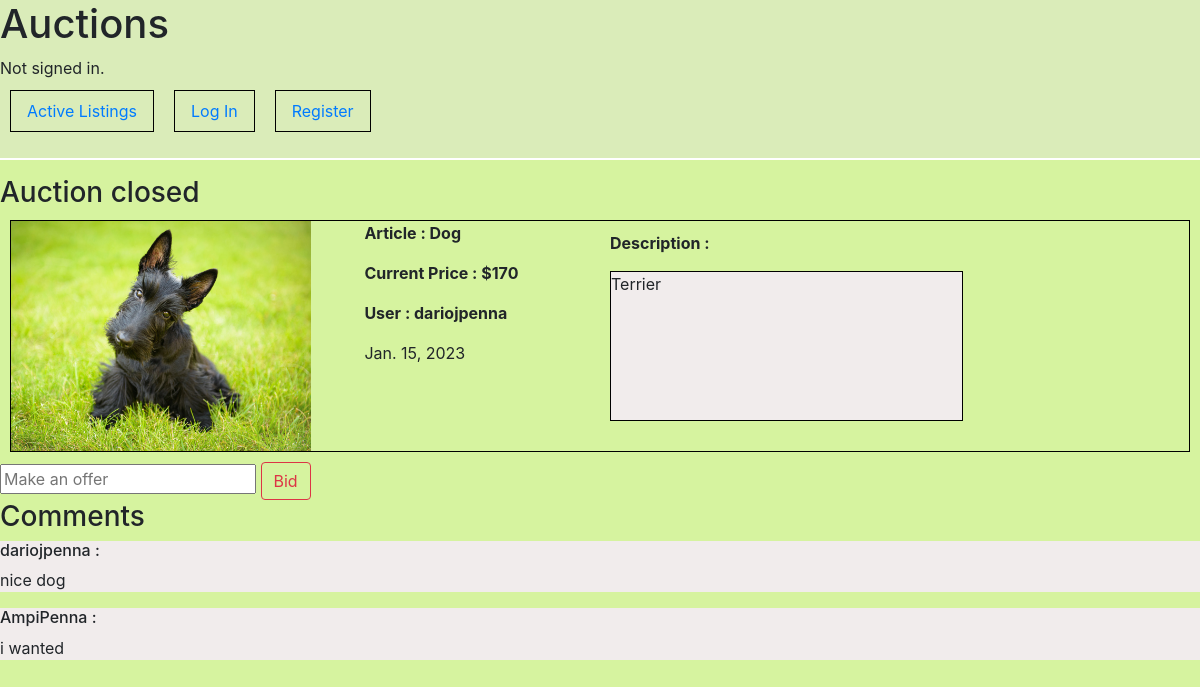
Page /product/11 on the committed database.
### auctions/models.py (models this page shows, shortened)
class Auction(models.Model):
    article=models.CharField(max_length=64)
    price=models.ForeignKey(Bid,on_delete=models.CASCADE,null=True,blank=True,related_name='Bid')
    description=models.TextField(max_length=500)
    image=models.ImageField (upload_to='media', null=TRUE)
    date=models.DateField(auto_now=True,null=TRUE,blank=True)
    category=models.ForeignKey(Category , on_delete=models.CASCADE, blank=True,null=True,related_name='category')
    watchlist=models.ManyToManyField(User,blank=TRUE,null=TRUE,related_name='watchlist')
    owner = models.ForeignKey(User,on_delete=models.CASCADE,blank=TRUE,null=TRUE,related_name='user')
    activated=models.BooleanField(default=True)

class Bid (models.Model):
    user=models.ForeignKey(User,on_delete=models.CASCADE,blank=False,null=False,related_name='userBid')
    bid=models.IntegerField(blank=True,null=TRUE)
    def __str__(self):
        return f'{self.bid}'

class User(AbstractUser):
    pass

class Comment(models.Model):
    name=models.ForeignKey(User,on_delete=models.CASCADE,blank=TRUE,null=TRUE,related_name='userComment')
    auction=models.ForeignKey(Auction,on_delete=models.CASCADE,blank=TRUE,null=TRUE,related_name='auctionComment')
    comment=models.TextField()

### auctions/views.py (the view)
# urls.py: path("product/<int:id>", views.product, name="product"),
def product(request,id):
    product=Auction.objects.get(id=id)
    productList= request.user in product.watchlist.all()
    owner = request.user.username == product.owner.username
    winner=request.user.username==product.price.user.username
    return render (request,'auctions/product.html',{
        'product':product,
        'productList':productList,
        'form':commentForm(),
        'comments':Comment.objects.filter(auction_id=id),
        'owner':owner,
        'winner':winner
    })

### auctions/forms.py
class commentForm (ModelForm):
    class Meta:
        model = Comment
        exclude = ('auction', 'name')

### auctions/templates/auctions/product.html (shortened to what this page needs)
{% extends "auctions/layout.html" %}
{% block body %}
{% if not product.activated %}
    <h3>Auction closed</h3>
{% endif %}
<li >
    <div class="images">
        {% if product.image %} <img src="{{product.image.url}}" alt="" width="300" height="230">{% endif %}
    </div>
    <div class="properties">
        <p class="items"> Article : {{product.article }} </p>
        <p class="items"> Current Price : ${{ product.price }} </p>
        <p class="items"> User : {{product.owner}} </p>
        <p> {{ product.date}} </p>
    </div>
    <div class="description" >
        <p class="items"> Description : </p>
        <p class="text-description">{{ product.description}}</p>
    </div>
</li>
<div>
<div>
    <form action="{% url 'offer' id=product.id %}" method="post">
        <input type="text" name="offer" placeholder="Make an offer" id="">
        <button class="btn btn-outline-danger">Bid</button>
    </form>
</div>
    <h3>Comments</h3>
</div>
<div >
    {% for comment in comments %}
        <div style="background-color: rgb(241, 236, 236);">
            <h6> {{comment.name}} :</h6>
           <p >{{comment.comment}}</p>
        </div>
    {% endfor %}
</div>
{% endblock %}

### auctions/static/auctions/styles.css (style rules this page uses)
body { background-color: rgb(214, 243, 159); }
li { display: flex ; border: solid black 1px; margin: 10px; }
.images { width: 30%; height: 100%; }
.properties { width: 20%; }
.description { width: 30%; margin: 10px; }
.items { font-weight: bold; }
.text-description { border: solid black 1px; height: 150px; background-color: rgb(241, 236, 236); }

### rows in the picture
Auction: image (picture), article "Dog", price "170", owner "dariojpenna", date "Jan. 15, 2023", description "Terrier"
Comment: name "dariojpenna", comment "nice dog"
Comment: name "AmpiPenna", comment "i wanted"
